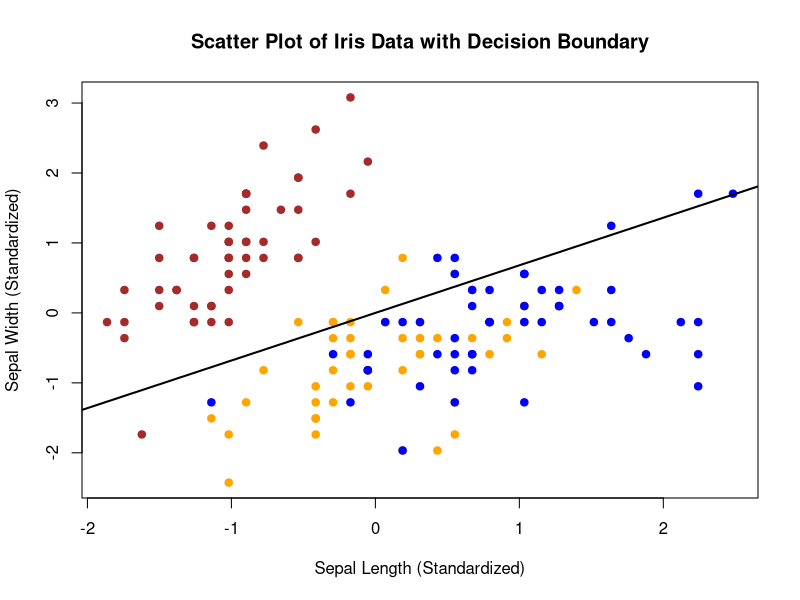
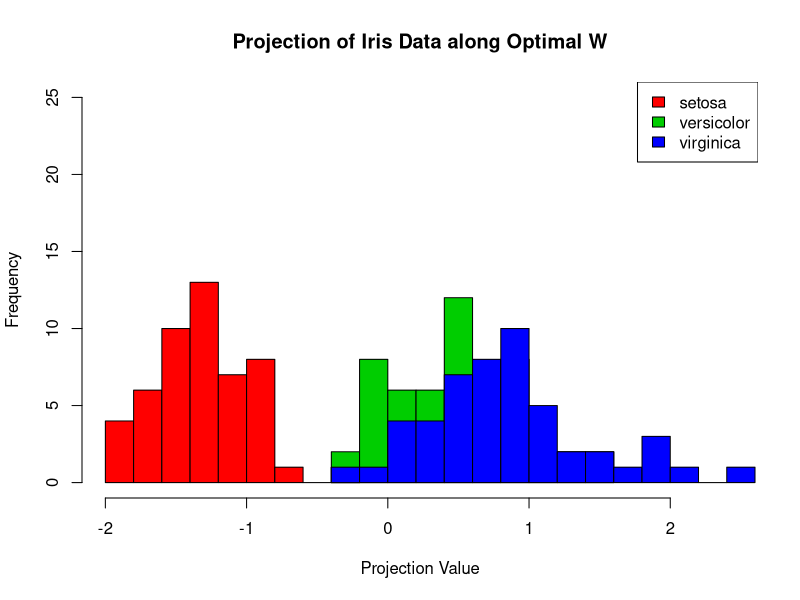

R code for these plots, in order:
# Load the iris dataset, extract columns 1 and 2, and standardize
data(iris)
reduced_iris <- iris[, c(1, 2)]  # Extract Sepal Length and Sepal Width
reduced_iris_scaled <- scale(reduced_iris)  # Standardize to mean = 0, sd = 1

# Create a numerical species ID vector
species_id <- as.numeric(iris$Species)

# Define the Fisher's criterion function to maximize J(W)
fisher_criterion <- function(W) {
  # Normalize W
  W <- W / sqrt(sum(W^2))
  
  # Project the data onto W
  projected_data <- as.matrix(reduced_iris_scaled) %*% W
  
  # Calculate the means of the projected data for each class
  mean_class <- tapply(projected_data, species_id, mean)
  
  # Calculate the within-class scatter
  scatter_within <- sum(tapply(projected_data, species_id, function(x) sum((x - mean(x))^2)))
  
  # Calculate the between-class scatter
  mean_total <- mean(projected_data)
  scatter_between <- sum(table(species_id) * (mean_class - mean_total)^2)
  
  # Calculate J(W)
  J_W <- scatter_between / scatter_within
  return(-J_W)  # Negative because optim() performs minimization
}

# Use optim() to find the optimal W that maximizes J(W)
initial_W <- c(1, 1)  # Initial guess for W
optim_result <- optim(par = initial_W, fn = fisher_criterion)

# Extract optimal W and normalize it
optimal_W <- optim_result$par
optimal_W <- optimal_W / sqrt(sum(optimal_W^2))

# Calculate the value of J(W) for the optimal W
projected_data_optimal <- as.matrix(reduced_iris_scaled) %*% optimal_W
mean_class <- tapply(projected_data_optimal, species_id, mean)
scatter_within <- sum(tapply(projected_data_optimal, species_id, function(x) sum((x - mean(x))^2)))
mean_total <- mean(projected_data_optimal)
scatter_between <- sum(table(species_id) * (mean_class - mean_total)^2)
J_W_optimal <- scatter_between / scatter_within

# Report the results
cat("Optimal Projection Vector W:", optimal_W, "\n")
cat("Value of J(W):", J_W_optimal, "\n")


plot(reduced_iris_scaled[, 1], reduced_iris_scaled[, 2], 
     col = c("brown", "orange", "blue")[species_id], 
     pch = 19, 
     xlab = "Sepal Length (Standardized)", 
     ylab = "Sepal Width (Standardized)", 
     main = "Scatter Plot of Iris Data with Decision Boundary")

# Add decision boundary (assuming a line through origin for simplicity)
abline(a = 0, b = -optimal_W[2] / optimal_W[1], col = "black", lwd = 2)

# Load the iris dataset, extract columns 1 and 2, and standardize
data(iris)
reduced_iris <- iris[, c(1, 2)]  # Extract Sepal Length and Sepal Width
reduced_iris_scaled <- scale(reduced_iris)  # Standardize to mean = 0, sd = 1

# Create a numerical species ID vector
species_id <- as.numeric(iris$Species)

# Define the Fisher's criterion function to maximize J(W)
fisher_criterion <- function(W) {
  # Normalize W
  W <- W / sqrt(sum(W^2))
  
  # Project the data onto W
  projected_data <- as.matrix(reduced_iris_scaled) %*% W
  
  # Calculate the means of the projected data for each class
  mean_class <- tapply(projected_data, species_id, mean)
  
  # Calculate the within-class scatter
  scatter_within <- sum(tapply(projected_data, species_id, function(x) sum((x - mean(x))^2)))
  
  # Calculate the between-class scatter
  mean_total <- mean(projected_data)
  scatter_between <- sum(table(species_id) * (mean_class - mean_total)^2)
  
  # Calculate J(W)
  J_W <- scatter_between / scatter_within
  return(-J_W)  # Negative because optim() performs minimization
}

# Use optim() to find the optimal W that maximizes J(W)
initial_W <- c(1, 1)  # Initial guess for W
optim_result <- optim(par = initial_W, fn = fisher_criterion)

# Extract optimal W and normalize it
optimal_W <- optim_result$par
optimal_W <- optimal_W / sqrt(sum(optimal_W^2))

# Calculate the value of J(W) for the optimal W
projected_data_optimal <- as.matrix(reduced_iris_scaled) %*% optimal_W
mean_class <- tapply(projected_data_optimal, species_id, mean)
scatter_within <- sum(tapply(projected_data_optimal, species_id, function(x) sum((x - mean(x))^2)))
mean_total <- mean(projected_data_optimal)
scatter_between <- sum(table(species_id) * (mean_class - mean_total)^2)
J_W_optimal <- scatter_between / scatter_within

# Report the results
cat("Optimal Projection Vector W:", optimal_W, "\n")
cat("Value of J(W):", J_W_optimal, "\n")

# Visualize the projection of the iris data along the optimal projection vector W
# Set up the colors for each species
colors <- c("red", "green3", "blue")
species_labels <- levels(iris$Species)

# Plot histogram for each species to visualize separation along the projection vector
hist(projected_data_optimal[species_id == 1], 
     col = colors[1], 
     main = "Projection of Iris Data along Optimal W",
     xlab = "Projection Value",
     xlim = range(projected_data_optimal), 
     ylim = c(0, 25),
     breaks = 10,
     freq = TRUE,
     border = "black")
hist(projected_data_optimal[species_id == 2], 
     col = colors[2], 
     add = TRUE, 
     breaks = 10,
     freq = TRUE,
     border = "black")
hist(projected_data_optimal[species_id == 3], 
     col = colors[3], 
     add = TRUE, 
     breaks = 10,
     freq = TRUE,
     border = "black")

legend("topright", legend = species_labels, fill = colors)
